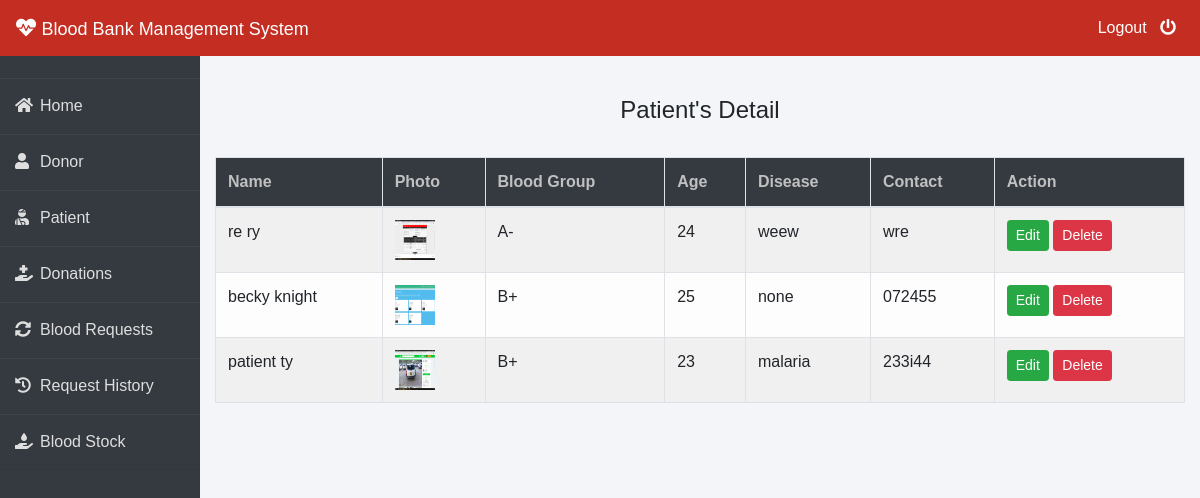
/admin-patient (signed in), run on the app's committed database.
### patient/models.py (models this page shows, shortened)
class Patient(models.Model):
    user=models.OneToOneField(User,on_delete=models.CASCADE)
    profile_pic= models.ImageField(upload_to='profile_pic/Patient/',null=True,blank=True)
    age=models.PositiveIntegerField()
    bloodgroup=models.CharField(max_length=10)
    disease=models.CharField(max_length=100)
    doctorname=models.CharField(max_length=50)
    address = models.CharField(max_length=40)
    mobile = models.CharField(max_length=20,null=False)
    @property
    def get_name(self):
        return self.user.first_name+" "+self.user.last_name

### blood/views.py (the view)
# urls.py: path('admin-patient', views.admin_patient_view,name='admin-patient'),
@login_required(login_url='adminlogin')
def admin_patient_view(request):
    patients=pmodels.Patient.objects.all()
    return render(request,'blood/admin_patient.html',{'patients':patients})

### templates/blood/admin_patient.html
{% extends 'blood/adminbase.html' %}
{% block content %}
{% load widget_tweaks %}
{%load static%}
<br><br>
<div class="container">
    <H4 class="text-center">Patient's Detail</H4><br>
    <table class="table table-light table-hover table-bordered table-striped">
        <thead class="bg-dark">
            <tr>
                <th scope="col" style="color: rgb(192, 192, 192);">Name</th>
                <th scope="col" style="color: rgb(192, 192, 192);">Photo</th>
                <th scope="col" style="color: rgb(192, 192, 192);">Blood Group</th>
                <th scope="col" style="color: rgb(192, 192, 192);">Age</th>
                <th scope="col" style="color: rgb(192, 192, 192);">Disease</th>
                <th scope="col" style="color: rgb(192, 192, 192);">Contact</th>
                <th style="color: rgb(192, 192, 192);">Action</th>
            </tr>
        </thead>
        <tbody>
            {% for t in patients %}
            <tr>
                <td> {{t.get_name}}</td>
                <td> <img src="{% static t.profile_pic.url %}" alt="Profile Pic" height="40px" width="40px" /></td>
                <td>{{t.bloodgroup}}</td>
                <td>{{t.age}}</td>
                <td>{{t.disease}}</td>
                <td>{{t.mobile}}</td>
                <td>
                    <button class="btn btn-success btn-sm"><a  style="text-decoration: none;color: white;" href="{% url 'update-patient' t.id  %}">Edit</a> </button>
                    <button class="btn btn-danger btn-sm"><a  style="text-decoration: none;color: white;" href="{% url 'delete-patient' t.id  %}">Delete</a> </button>
                </td>
            </tr>
            {% endfor %}
        </tbody>
    </table>
</div>
{% endblock content %}

### templates/blood/adminbase.html (shortened to what this page needs)
<!DOCTYPE html>
<html lang="en">
<head>
    <link rel="stylesheet" href="https://maxcdn.bootstrapcdn.com/bootstrap/4.0.0/css/bootstrap.min.css">
    <link rel="stylesheet" href="https://cdnjs.cloudflare.com/ajax/libs/font-awesome/5.14.0/css/all.css">
</head>
<body>
    <nav class="navbar navbar-expand-lg navbar-light fixed-top bg-danger">
        <a style="color:white;" class="navbar-brand" href="/"><i class="fa fa-heartbeat"></i>&nbsp;<font face = "Comic sans MS" size ="4">Blood Bank Management System</font></a>
        <div class="navbar-collapse collapse w-100 order-3 dual-collapse2">
            <ul class="navbar-nav ml-auto">
                <li class="nav-item">
                    <a class="nav-link" style="color: white;" href="/logout">Logout &nbsp; <i class="fas fa-power-off"></i></a>
                </li>
            </ul>
        </div>
      </nav>
<br><br>
<div class="wrapper">
    <div class="sidebar">
        <ul>
            <li><a style="text-decoration:none;" href="/"><i class="fas fa-home"></i>Home</a></li>
            <li><a style="text-decoration:none;" href="/admin-donor"><i class="fas fa-user"></i>Donor</a></li>
            <li><a style="text-decoration:none;" href="/admin-patient"><i class="fas fa-user-injured"></i>Patient</a></li>
            <li><a style="text-decoration:none;" href="/admin-donation"><i class="fas fa-hand-holding-medical"></i>Donations</a></li>
            <li><a style="text-decoration:none;" href="/admin-request"><i class="fas fa-sync-alt"></i>Blood Requests</a></li>
            <li><a style="text-decoration:none;" href="/admin-request-history"><i class="fas fa-history"></i>Request History</a></li>
            <li><a style="text-decoration:none;" href="/admin-blood"><i class="fas fa-hand-holding-water"></i>Blood Stock</a></li>
        </ul>
    </div>
    <div class="main_content">
{% block content %}
{% endblock content %}
    </div>
</div>
</body>
</html>

### templates/blood/adminbase.html (style rules this page uses)
* { margin: 0; padding: 0; box-sizing: border-box; list-style: none; text-decoration: none; font-family: 'Josefin Sans', sans-serif; }
body { background-color: #f3f5f9; }
.bg-danger { background-color: #c32d22!important; }
.wrapper { display: flex; position: relative; }
.wrapper .sidebar { width: 200px; height: 100%; background: #343a40; padding: 30px 0px; position: fixed; }
.wrapper .sidebar ul li { padding: 15px; border-bottom: 1px solid #dedede; border-bottom: 1px solid rgba(0,0,0,0.05); border-top: 1px solid rgba(255,255,255,0.05); }
.wrapper .sidebar ul li a { color: #dedede; display: block; }
.wrapper .sidebar ul li a .fas { width: 25px; }
.wrapper .main_content { width: 100%; margin-left: 200px; }

### data on the page
Patient: get_name "re ry", profile_pic (picture), bloodgroup "A-", age "24", disease "weew", mobile "wre"
Patient: get_name "becky knight", profile_pic (picture), bloodgroup "B+", age "25", disease "none", mobile "072455"
Patient: get_name "patient ty", profile_pic (picture), bloodgroup "B+", age "23", disease "malaria", mobile "233i44"
